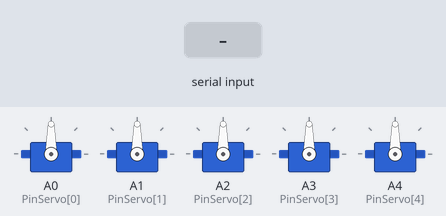
Simulated run of this sketch. Board: Arduino Uno, built with avr-gcc and run on an emulated ATmega328P. On the bench: 5 × servo. Inputs (shaded band) come from the test bench. What the sketch prints to the serial monitor is not drawn.

Above: at 0.1 s.
At 2.2 s:
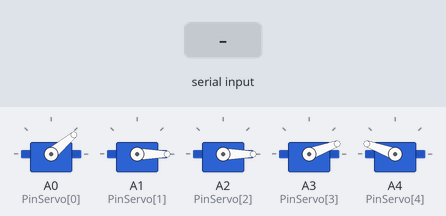
2.3 s: "V,1\n" received over Serial
Timing chart, 0 to 5.3 s (numbered marks = the images above; inputs shaded):
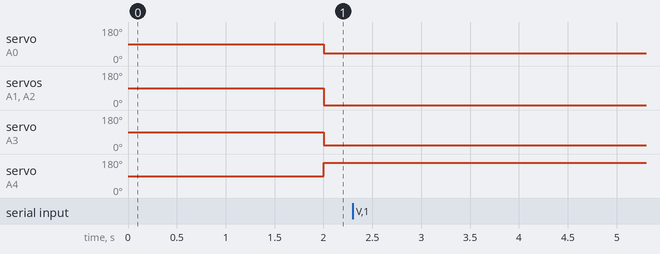

The sketch:

BRAZO_ROBOYICO_ITEXSAL_Braso.ino
```cpp
#include <Servo.h>

int PinServo[5] = {A0, A1, A2, A3, A4};
int Pmax[5] = {140, 160, 160, 160, 20};
int Pmin[5] = {40, 0, 0, 20, 160};
int Pactual[5] = {90, 90, 90, 90, 90};
int Ppasado[5] = {90, 90, 90, 90, 90};
Servo Dedo[5];

int VMaxSensor = 0;
int VminSensor = 1024;
int VactSensor = 0;
int ValorSuperar = 500;

//Cambiar valor segun fuenta de filtro
//Rango de 0-1
//Valores aproximandose a 0 siguen menos la linea real
//Valores aproximandose a 1 siguien la linea real
float FuerzaFiltro = 0.05;

void setup() {
  for (int i = 0; i < 5; i++ ) {
    Dedo[i].attach(PinServo[i]);
    Dedo[i].write(Pactual[i]);
  }
  Serial.begin(115200);
  delay(1000);
}

void loop() {

  /* Serial.print(VactSensor);
    Serial.print(",");
    Serial.print(VMaxSensor);
    Serial.print(",");
    Serial.print(VminSensor);
    Serial.print(",");
    Serial.print(Pactual[0]);
    Serial.println();
  */
  DecodificarSerial();

  /*
    if (VactSensor > VMaxSensor) {
      VMaxSensor = FiltroPasaBajo(VactSensor, VMaxSensor);
      // VMaxSensor = VactSensor;
    }

    if (VminSensor > VactSensor) {
      VMaxSensor = FiltroPasaBajo(VactSensor, VminSensor);
      // VminSensor = VactSensor;
    }

    for (int i = 0; i < 5; i++) {
    Pactual[i] = map(VactSensor, VminSensor, VMaxSensor, Pmin[i], Pmax[i]);
    }
  */

  if (VactSensor > ValorSuperar) {
    for (int i = 0; i < 5; i++) {
      Pactual[i] = Pmax[i];
    }
  } else {
    for (int i = 0; i < 5; i++) {
      Pactual[i] = Pmin[i];
    }
  }

  for (int i = 0; i < 5; i++) {
    // if (abs(Ppasado[i] - Pactual[i]) > 5) {
    Dedo[i].write(Pactual[i]);
    //   Ppasado[i] = Pactual[i];
    // }
  }

  delay(15);
}

int FiltroPasaBajo(int Valor , int ValorAnteior) {
  int  VanteriorSensor = FuerzaFiltro * Valor + (1 - FuerzaFiltro) * ValorAnteior;
  return VanteriorSensor;
}

void DecodificarSerial() {
  // Mensaje de la forma M1/30
  // Donde M1 Es motor 1
  // 30 el valor
  String Mensaje = Serial.readStringUntil('\n');
  int PosicionPleca = Mensaje.indexOf(',');
  int PosicionSaltoLinea = Mensaje.length();
  String Dato = Mensaje.substring(0, PosicionPleca);
  int Valor = Mensaje.substring(PosicionPleca + 1, PosicionSaltoLinea).toInt();
  if (Dato.equals("V")) {
    VactSensor = Valor;
    Serial.println(Valor);
  }
}
```

Measured:
- after the input at 2.3 s, every drawn part: stays the same
